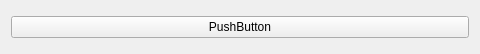
<?xml version="1.0" encoding="UTF-8"?>
<ui version="4.0">
 <class>ClientWidget</class>
 <widget class="QWidget" name="ClientWidget">
  <property name="geometry">
   <rect>
    <x>0</x>
    <y>0</y>
    <width>480</width>
    <height>54</height>
   </rect>
  </property>
  <property name="windowTitle">
   <string>Form</string>
  </property>
  <layout class="QHBoxLayout" name="horizontalLayout">
   <item>
    <widget class="ClientButton" name="pushButton">
     <property name="text">
      <string>PushButton</string>
     </property>
    </widget>
   </item>
  </layout>
 </widget>
 <customwidgets>
  <customwidget>
   <class>ClientButton</class>
   <extends>QPushButton</extends>
   <header location="global">qUtilities/ClientButton.h</header>
  </customwidget>
 </customwidgets>
 <resources/>
 <connections/>
</ui>
